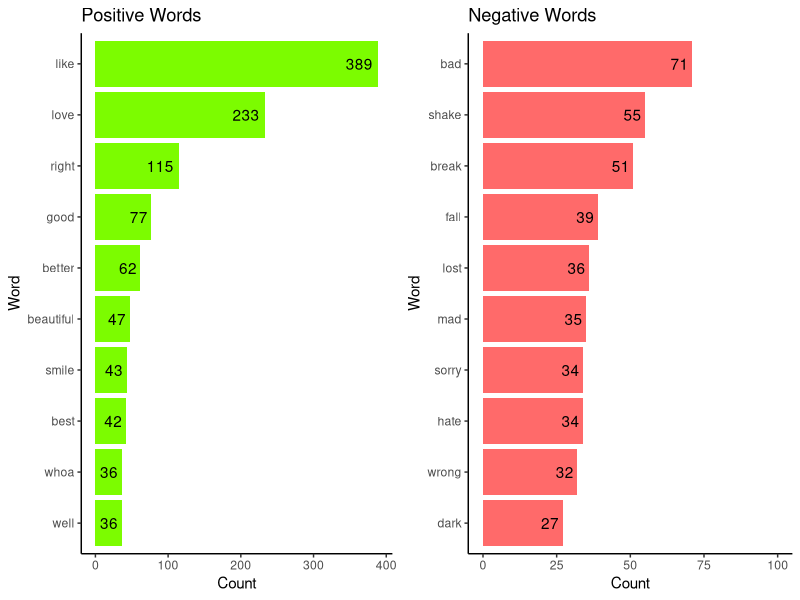

Reproduce this figure in R. (Note: this script raises an error after producing the figure.)
## ---- chunk 1
knitr::opts_chunk$set(echo = TRUE)
## ---- chunk 2
# Load required libraries
library(tidytext)
library(tidyverse)
library(ggplot2)
library(RColorBrewer)
library(gridExtra)
## ---- chunk 3
# Importing the data
df <- read.csv("data/swiftLyrics_v2.csv")

# Preview the data
head(df)
## ---- chunk 4
# Remove extra column "X"
df <- subset(df, select = -c(X))

# Change lyrics to character variable
df$Lyric <- as.character(df$Lyric)

# Turn strings of lyrics into words
words <- df %>% unnest_tokens(word,Lyric)

# Preview the words dataframe
head(words)
## ---- chunk 5
# Define vector of album titles
album.list <- factor(c("Taylor Swift", "Fearless", "Speak Now", "Red", "1989", "reputation", "Lover", "folklore", "evermore"))

# Define vector of color hex codes associated with each album aesthetic
colors = c("#366E84", "#D9C78F", "#462245", "#A02B48", "#CDC6AC", "#333333", "#CC6B96", "#BABABA", "#67230E")
## ---- chunk 6
# Obtain the bing lexicon sentiments
bing <- get_sentiments("bing")

# Join the sentiments with the words dataframe
words_bing <- words %>% inner_join(bing)

# Preview joined dataframe
head(words_bing, 5)
## ---- chunk 7
# Count the words for each sentiment
bing_word_counts <- words_bing %>% count(word, sentiment, sort = TRUE)

# Obtain top 10 positive and negative words
pos.counts <- bing_word_counts[bing_word_counts$sentiment == "positive", ][1:10, ]
neg.counts <- bing_word_counts[bing_word_counts$sentiment == "negative", ][1:10, ]

# Plot the word counts of the positive words
p1 <- ggplot(pos.counts, aes(reorder(word, n), n)) + 
  xlab("Word") + ylab("Count") + ggtitle("Positive Words") + 
  geom_col(fill = "lawngreen") + 
  geom_text(aes(label = n), hjust = 1.2, color = "black") +
  coord_flip() + 
  theme_classic()

# Plot the word counts of the negative words
p2 <- ggplot(neg.counts, aes(reorder(word, n), n)) + 
  ylim(0, 100) + xlab("Word") + ylab("Count") + ggtitle("Negative Words") + 
  geom_col(fill = "indianred1") + 
  geom_text(aes(label = n), hjust = 1.2, color = "black") +
  coord_flip() + 
  theme_classic()

grid.arrange(p1, p2, ncol=2)
## ---- chunk 8
# Obtain the AFINN lexicon sentiments
afinn <- get_sentiments("afinn")

# Join the sentiments with the words dataframe
words_afinn <- words %>% inner_join(afinn)

# Preview joined dataframe
head(words_afinn)

# Calculate mean
mean(words_afinn$value)
## ---- chunk 9
# Plot the distribution of AFINN values in Taylor's music
ggplot(words_afinn, aes(value)) +
  geom_bar(fill = "darkgreen", color = "black") +
  xlab("AFINN Value") +
  ylab("Word Count") +
  ggtitle("AFINN Values of Taylor Swift's Lyrics") +
  theme_classic()
## ---- chunk 10
# Plot the distribution of AFINN values per album
for (i in 1:9) {
  p <- ggplot(words_afinn[words_afinn$Album == album.list[i], ], aes(value)) +
    geom_bar(fill = colors[i], color = "black") + 
    xlab("AFINN Value") + 
    ylab("Word Count") +
    ggtitle(album.list[i]) +
    theme_classic()
  
  print(p)
}
## ---- chunk 11
# Calculate mean AFINN values per album
words_afinn %>% group_by(Album) %>% summarize(mean_afinn_value = mean(value))
## ---- chunk 12
# Obtain the NRC lexicon sentiments
nrc <- get_sentiments("nrc") 

# Join the sentiments with the words dataframe
words_nrc <- words %>% inner_join(nrc)

# Preview the joined dataframe
head(words_nrc, 5)
## ---- chunk 13
# Count the words for each sentiment
nrc_word_counts <- words_nrc %>% count(sentiment, sort = TRUE)

# Plot the NRC sentiment word counts
ggplot(nrc_word_counts, aes(reorder(sentiment, -n), n)) + 
  geom_col(aes(fill = sentiment)) + 
  xlab("Sentiment") + 
  ylab("Word Count") + 
  ggtitle("NRC Sentiment") + 
  scale_fill_brewer(palette="Spectral") + 
  geom_text(aes(label = n), vjust = 1.5, color = "black") +
  theme_classic() +
  theme(axis.text=element_text(size=12), axis.title=element_text(size=12), axis.text.x = element_text(angle = 30))
## ---- chunk 14
# Get nrc sentiment word counts by album
nrc_album_word_counts <- words_nrc %>% count(Album, sentiment, sort = TRUE)

# Plot AFINN Score per album
for (i in 1:9) {
  p <- ggplot(nrc_album_word_counts[nrc_album_word_counts$Album == album.list[i], ], aes(reorder(sentiment, -n), n)) + 
    geom_col(aes(fill = sentiment)) + 
    xlab("Sentiment") + 
    ylab("Word Count") + 
    ggtitle(album.list[i]) + 
    scale_fill_brewer(palette="Spectral") + 
    geom_text(aes(label = n), vjust = 1.5, color = "black") +
    theme_classic() +
    theme(axis.text=element_text(size=12), axis.title=element_text(size=12), axis.text.x = element_text(angle = 30))
  
  print(p)
}
